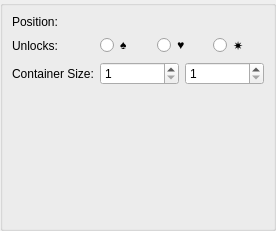
<?xml version="1.0" encoding="UTF-8"?>
<ui version="4.0">
 <class>ObjectEditWidget</class>
 <widget class="QGroupBox" name="ObjectEditWidget">
  <property name="geometry">
   <rect>
    <x>0</x>
    <y>0</y>
    <width>276</width>
    <height>231</height>
   </rect>
  </property>
  <layout class="QVBoxLayout" name="verticalLayout">
   <property name="leftMargin">
    <number>0</number>
   </property>
   <property name="topMargin">
    <number>0</number>
   </property>
   <property name="rightMargin">
    <number>0</number>
   </property>
   <property name="bottomMargin">
    <number>0</number>
   </property>
   <item>
    <widget class="QStackedWidget" name="stackedWidget">
     <property name="currentIndex">
      <number>4</number>
     </property>
     <widget class="QWidget" name="pagePlayer">
      <layout class="QFormLayout" name="formLayout">
       <item row="0" column="0">
        <widget class="QLabel" name="labelPosition">
         <property name="text">
          <string>Position:</string>
         </property>
         <property name="buddy">
          <cstring>coordinatesPlayer</cstring>
         </property>
        </widget>
       </item>
       <item row="1" column="0">
        <widget class="QLabel" name="labelPlayerHealth">
         <property name="text">
          <string>Health:</string>
         </property>
         <property name="buddy">
          <cstring>editPlayerHealth</cstring>
         </property>
        </widget>
       </item>
       <item row="1" column="1">
        <widget class="QSpinBox" name="editPlayerHealth">
         <property name="toolTip">
          <string>The player's starting health. Normally this is set to full health, 12.</string>
         </property>
         <property name="maximum">
          <number>255</number>
         </property>
        </widget>
       </item>
       <item row="0" column="1">
        <widget class="CoordinateWidget" name="coordinatesPlayer" native="true"/>
       </item>
      </layout>
     </widget>
     <widget class="QWidget" name="pageRobot">
      <layout class="QFormLayout" name="formLayout_2">
       <item row="0" column="0">
        <widget class="QLabel" name="labelRobotPosition">
         <property name="text">
          <string>Position:</string>
         </property>
         <property name="buddy">
          <cstring>coordinatesRobot</cstring>
         </property>
        </widget>
       </item>
       <item row="1" column="0">
        <widget class="QLabel" name="labelRobotHealth">
         <property name="text">
          <string>Health:</string>
         </property>
         <property name="buddy">
          <cstring>editRobotHealth</cstring>
         </property>
        </widget>
       </item>
       <item row="1" column="1">
        <widget class="QSpinBox" name="editRobotHealth">
         <property name="toolTip">
          <string>&lt;html&gt;&lt;head/&gt;&lt;body&gt;&lt;p&gt;The robot's health. Standard values are:&lt;/p&gt;
&lt;ul&gt;
&lt;li&gt;10 for hoverbots&lt;/li&gt;
&lt;li&gt;20 for rollerbots&lt;/li&gt;
&lt;li&gt;75 for evilbots&lt;/li&gt;
&lt;/ul&gt;&lt;/body&gt;&lt;/html&gt;</string>
         </property>
         <property name="maximum">
          <number>255</number>
         </property>
        </widget>
       </item>
       <item row="2" column="0">
        <widget class="QLabel" name="labelRobotType">
         <property name="text">
          <string>Type:</string>
         </property>
         <property name="buddy">
          <cstring>comboRobotType</cstring>
         </property>
        </widget>
       </item>
       <item row="2" column="1">
        <widget class="QComboBox" name="comboRobotType"/>
       </item>
       <item row="0" column="1">
        <widget class="CoordinateWidget" name="coordinatesRobot" native="true"/>
       </item>
      </layout>
     </widget>
     <widget class="QWidget" name="pageWeapon">
      <layout class="QFormLayout" name="formLayout_3">
       <item row="0" column="0">
        <widget class="QLabel" name="labelWeaponPosition">
         <property name="text">
          <string>Position:</string>
         </property>
         <property name="buddy">
          <cstring>coordinatesWeapon</cstring>
         </property>
        </widget>
       </item>
       <item row="1" column="0">
        <widget class="QLabel" name="labelWeaponType">
         <property name="text">
          <string>Type:</string>
         </property>
         <property name="buddy">
          <cstring>comboWeaponType</cstring>
         </property>
        </widget>
       </item>
       <item row="1" column="1">
        <widget class="QComboBox" name="comboWeaponType"/>
       </item>
       <item row="2" column="0">
        <widget class="QLabel" name="labelWeaponAmount">
         <property name="text">
          <string>Amount:</string>
         </property>
         <property name="buddy">
          <cstring>editWeaponAmount</cstring>
         </property>
        </widget>
       </item>
       <item row="2" column="1">
        <widget class="QSpinBox" name="editWeaponAmount"/>
       </item>
       <item row="3" column="0">
        <widget class="QLabel" name="labelWeaponContainerSize">
         <property name="text">
          <string>Container Size:</string>
         </property>
         <property name="buddy">
          <cstring>editWeaponContainerWidth</cstring>
         </property>
        </widget>
       </item>
       <item row="3" column="1">
        <layout class="QHBoxLayout" name="horizontalLayout_7">
         <item>
          <widget class="QSpinBox" name="editWeaponContainerWidth">
           <property name="toolTip">
            <string>&lt;html&gt;&lt;head/&gt;&lt;body&gt;&lt;p&gt;Making the container size larger than 1/1 means that searching &amp;lt;i&amp;gt;any&amp;lt;/i&amp;gt; of several tiles let's the player find the item. Use this when placing an item in large objects like desks or beds, so that th player doesn't have to search every single tile of the object.&lt;/p&gt;&lt;/body&gt;&lt;/html&gt;</string>
           </property>
           <property name="minimum">
            <number>1</number>
           </property>
           <property name="maximum">
            <number>128</number>
           </property>
          </widget>
         </item>
         <item>
          <widget class="QSpinBox" name="editWeaponContainerHeight">
           <property name="toolTip">
            <string>&lt;html&gt;&lt;head/&gt;&lt;body&gt;&lt;p&gt;Making the container size larger than 1/1 means that searching &amp;lt;i&amp;gt;any&amp;lt;/i&amp;gt; of several tiles let's the player find the item. Use this when placing an item in large objects like desks or beds, so that th player doesn't have to search every single tile of the object.&lt;/p&gt;&lt;/body&gt;&lt;/html&gt;</string>
           </property>
           <property name="minimum">
            <number>1</number>
           </property>
           <property name="maximum">
            <number>64</number>
           </property>
          </widget>
         </item>
        </layout>
       </item>
       <item row="0" column="1">
        <widget class="CoordinateWidget" name="coordinatesWeapon" native="true"/>
       </item>
      </layout>
     </widget>
     <widget class="QWidget" name="pageDoor">
      <layout class="QFormLayout" name="formLayout_4">
       <item row="0" column="0">
        <widget class="QLabel" name="labelDoorPosition">
         <property name="text">
          <string>Position:</string>
         </property>
         <property name="buddy">
          <cstring>coordinatesDoor</cstring>
         </property>
        </widget>
       </item>
       <item row="1" column="0">
        <widget class="QLabel" name="labelDoorOrientation">
         <property name="text">
          <string>Orientation:</string>
         </property>
         <property name="buddy">
          <cstring>comboDoorOrientation</cstring>
         </property>
        </widget>
       </item>
       <item row="1" column="1">
        <widget class="QComboBox" name="comboDoorOrientation">
         <item>
          <property name="text">
           <string>Horizontal</string>
          </property>
         </item>
         <item>
          <property name="text">
           <string>Vertical</string>
          </property>
         </item>
        </widget>
       </item>
       <item row="2" column="0">
        <widget class="QLabel" name="labelDoorState">
         <property name="text">
          <string>State:</string>
         </property>
         <property name="buddy">
          <cstring>comboDoorState</cstring>
         </property>
        </widget>
       </item>
       <item row="2" column="1">
        <widget class="QComboBox" name="comboDoorState">
         <item>
          <property name="text">
           <string>Opening (A)</string>
          </property>
         </item>
         <item>
          <property name="text">
           <string>Opening (B)</string>
          </property>
         </item>
         <item>
          <property name="text">
           <string>Open</string>
          </property>
         </item>
         <item>
          <property name="text">
           <string>Closing (A)</string>
          </property>
         </item>
         <item>
          <property name="text">
           <string>Closing (B)</string>
          </property>
         </item>
         <item>
          <property name="text">
           <string>Closed</string>
          </property>
         </item>
        </widget>
       </item>
       <item row="3" column="0">
        <widget class="QLabel" name="labelDoorLock">
         <property name="text">
          <string>Lock:</string>
         </property>
         <property name="buddy">
          <cstring>comboDoorLock</cstring>
         </property>
        </widget>
       </item>
       <item row="3" column="1">
        <widget class="QComboBox" name="comboDoorLock">
         <item>
          <property name="text">
           <string>Unlocked</string>
          </property>
         </item>
         <item>
          <property name="text">
           <string>Locked, ♠ (Spade)</string>
          </property>
         </item>
         <item>
          <property name="text">
           <string>Locked, ♥ (Heart)</string>
          </property>
         </item>
         <item>
          <property name="text">
           <string>Locked, ✷ (Star)</string>
          </property>
         </item>
        </widget>
       </item>
       <item row="0" column="1">
        <widget class="CoordinateWidget" name="coordinatesDoor" native="true"/>
       </item>
      </layout>
     </widget>
     <widget class="QWidget" name="pageKey">
      <layout class="QFormLayout" name="formLayout_5">
       <item row="0" column="0">
        <widget class="QLabel" name="labelKeyPosition">
         <property name="text">
          <string>Position:</string>
         </property>
         <property name="buddy">
          <cstring>coordinatesKey</cstring>
         </property>
        </widget>
       </item>
       <item row="0" column="1">
        <widget class="CoordinateWidget" name="coordinatesKey" native="true"/>
       </item>
       <item row="1" column="0">
        <widget class="QLabel" name="label">
         <property name="text">
          <string>Unlocks:</string>
         </property>
        </widget>
       </item>
       <item row="1" column="1">
        <layout class="QHBoxLayout" name="horizontalLayout_6" stretch="0,0,0">
         <item>
          <widget class="QRadioButton" name="radioKeySpade">
           <property name="toolTip">
            <string>Spade</string>
           </property>
           <property name="text">
            <string>♠</string>
           </property>
          </widget>
         </item>
         <item>
          <widget class="QRadioButton" name="radioKeyHeart">
           <property name="toolTip">
            <string>Heart</string>
           </property>
           <property name="text">
            <string>♥</string>
           </property>
          </widget>
         </item>
         <item>
          <widget class="QRadioButton" name="radioKeyStar">
           <property name="toolTip">
            <string>Heart</string>
           </property>
           <property name="text">
            <string>✷</string>
           </property>
          </widget>
         </item>
        </layout>
       </item>
       <item row="2" column="0">
        <widget class="QLabel" name="labelKeyContainerSize">
         <property name="text">
          <string>Container Size:</string>
         </property>
         <property name="buddy">
          <cstring>editWeaponContainerWidth</cstring>
         </property>
        </widget>
       </item>
       <item row="2" column="1">
        <layout class="QHBoxLayout" name="horizontalLayout_8">
         <item>
          <widget class="QSpinBox" name="editKeyContainerWidth">
           <property name="toolTip">
            <string>&lt;html&gt;&lt;head/&gt;&lt;body&gt;&lt;p&gt;Making the container size larger than 1/1 means that searching &amp;lt;i&amp;gt;any&amp;lt;/i&amp;gt; of several tiles let's the player find the item. Use this when placing an item in large objects like desks or beds, so that th player doesn't have to search every single tile of the object.&lt;/p&gt;&lt;/body&gt;&lt;/html&gt;</string>
           </property>
           <property name="minimum">
            <number>1</number>
           </property>
           <property name="maximum">
            <number>128</number>
           </property>
          </widget>
         </item>
         <item>
          <widget class="QSpinBox" name="editKeyContainerHeight">
           <property name="toolTip">
            <string>&lt;html&gt;&lt;head/&gt;&lt;body&gt;&lt;p&gt;Making the container size larger than 1/1 means that searching &amp;lt;i&amp;gt;any&amp;lt;/i&amp;gt; of several tiles let's the player find the item. Use this when placing an item in large objects like desks or beds, so that th player doesn't have to search every single tile of the object.&lt;/p&gt;&lt;/body&gt;&lt;/html&gt;</string>
           </property>
           <property name="minimum">
            <number>1</number>
           </property>
           <property name="maximum">
            <number>64</number>
           </property>
          </widget>
         </item>
        </layout>
       </item>
      </layout>
     </widget>
     <widget class="QWidget" name="pageTrashCompactor">
      <layout class="QFormLayout" name="formLayout_6">
       <item row="0" column="0">
        <widget class="QLabel" name="labelTrashCompactorPosition">
         <property name="text">
          <string>Position:</string>
         </property>
         <property name="buddy">
          <cstring>coordinatesTrashCompactor</cstring>
         </property>
        </widget>
       </item>
       <item row="0" column="1">
        <widget class="CoordinateWidget" name="coordinatesTrashCompactor" native="true"/>
       </item>
      </layout>
     </widget>
     <widget class="QWidget" name="pageElevator">
      <layout class="QFormLayout" name="formLayout_7">
       <item row="0" column="0">
        <widget class="QLabel" name="labelElevatorPosition">
         <property name="text">
          <string>Position:</string>
         </property>
         <property name="buddy">
          <cstring>coordinatesElevator</cstring>
         </property>
        </widget>
       </item>
       <item row="1" column="0">
        <widget class="QLabel" name="labelElevatorState">
         <property name="text">
          <string>State:</string>
         </property>
         <property name="buddy">
          <cstring>comboElevatorState</cstring>
         </property>
        </widget>
       </item>
       <item row="1" column="1">
        <widget class="QComboBox" name="comboElevatorState">
         <item>
          <property name="text">
           <string>Opening (A)</string>
          </property>
         </item>
         <item>
          <property name="text">
           <string>Opening (B)</string>
          </property>
         </item>
         <item>
          <property name="text">
           <string>Open</string>
          </property>
         </item>
         <item>
          <property name="text">
           <string>Closing (A)</string>
          </property>
         </item>
         <item>
          <property name="text">
           <string>Closing (B)</string>
          </property>
         </item>
         <item>
          <property name="text">
           <string>Closed</string>
          </property>
         </item>
        </widget>
       </item>
       <item row="2" column="0">
        <widget class="QLabel" name="labelElevatorFloor">
         <property name="text">
          <string>Floor:</string>
         </property>
         <property name="buddy">
          <cstring>editElevatorFloor</cstring>
         </property>
        </widget>
       </item>
       <item row="2" column="1">
        <widget class="QSpinBox" name="editElevatorFloor">
         <property name="minimum">
          <number>1</number>
         </property>
         <property name="maximum">
          <number>5</number>
         </property>
        </widget>
       </item>
       <item row="3" column="1">
        <widget class="QSpinBox" name="editElevatorTotalFloors">
         <property name="minimum">
          <number>1</number>
         </property>
         <property name="maximum">
          <number>5</number>
         </property>
        </widget>
       </item>
       <item row="3" column="0">
        <widget class="QLabel" name="labelElevatorTotalFloors">
         <property name="text">
          <string>Total Floors:</string>
         </property>
         <property name="buddy">
          <cstring>editElevatorTotalFloors</cstring>
         </property>
        </widget>
       </item>
       <item row="0" column="1">
        <widget class="CoordinateWidget" name="coordinatesElevator" native="true"/>
       </item>
      </layout>
     </widget>
     <widget class="QWidget" name="pageRaft">
      <layout class="QFormLayout" name="formLayout_8">
       <item row="0" column="0">
        <widget class="QLabel" name="labelRaftPosition">
         <property name="text">
          <string>Position:</string>
         </property>
         <property name="buddy">
          <cstring>coordinatesRaft</cstring>
         </property>
        </widget>
       </item>
       <item row="0" column="1">
        <widget class="CoordinateWidget" name="coordinatesRaft" native="true"/>
       </item>
       <item row="1" column="0">
        <widget class="QLabel" name="labelRaftDirection">
         <property name="text">
          <string>Direction:</string>
         </property>
        </widget>
       </item>
       <item row="1" column="1">
        <layout class="QHBoxLayout" name="horizontalLayout_11" stretch="0,0">
         <item>
          <widget class="QRadioButton" name="radioRaftDirectionLeft">
           <property name="text">
            <string>Left</string>
           </property>
          </widget>
         </item>
         <item>
          <widget class="QRadioButton" name="radioRaftDirectionRight">
           <property name="text">
            <string>Right</string>
           </property>
          </widget>
         </item>
        </layout>
       </item>
       <item row="2" column="0">
        <widget class="QLabel" name="labelRaftLeftTurnaround">
         <property name="text">
          <string>Left Stop</string>
         </property>
         <property name="buddy">
          <cstring>editRaftLeftTurnaround</cstring>
         </property>
        </widget>
       </item>
       <item row="2" column="1">
        <widget class="QSpinBox" name="editRaftLeftTurnaround">
         <property name="toolTip">
          <string>&lt;html&gt;&lt;head/&gt;&lt;body&gt;&lt;p&gt;The left-most x-coordinate of the raft, at which point it turns around.&lt;/p&gt;&lt;/body&gt;&lt;/html&gt;</string>
         </property>
         <property name="maximum">
          <number>127</number>
         </property>
        </widget>
       </item>
       <item row="3" column="0">
        <widget class="QLabel" name="labelRaftRightTurnaround">
         <property name="text">
          <string>Right Stop:</string>
         </property>
         <property name="buddy">
          <cstring>editRaftRightTurnaround</cstring>
         </property>
        </widget>
       </item>
       <item row="3" column="1">
        <widget class="QSpinBox" name="editRaftRightTurnaround">
         <property name="toolTip">
          <string>&lt;html&gt;&lt;head/&gt;&lt;body&gt;&lt;p&gt;The right-most x-coordinate of the raft, at which point it turns around.&lt;/p&gt;&lt;/body&gt;&lt;/html&gt;</string>
         </property>
         <property name="maximum">
          <number>127</number>
         </property>
        </widget>
       </item>
      </layout>
     </widget>
     <widget class="QWidget" name="pageTransporter">
      <layout class="QFormLayout" name="formLayout_9">
       <item row="0" column="0">
        <widget class="QLabel" name="labelTransporterPosition">
         <property name="text">
          <string>Position:</string>
         </property>
         <property name="buddy">
          <cstring>coordinatesTransporter</cstring>
         </property>
        </widget>
       </item>
       <item row="1" column="0">
        <widget class="QLabel" name="labelTransporterMode">
         <property name="text">
          <string>Disable:</string>
         </property>
        </widget>
       </item>
       <item row="1" column="1">
        <widget class="QCheckBox" name="checkTransporterDisable">
         <property name="text">
          <string>While robots live</string>
         </property>
        </widget>
       </item>
       <item row="2" column="0">
        <widget class="QLabel" name="labelTransporterTarget">
         <property name="text">
          <string>Destination:</string>
         </property>
        </widget>
       </item>
       <item row="2" column="1">
        <widget class="QRadioButton" name="radioTransporterEOL">
         <property name="text">
          <string>End of map</string>
         </property>
        </widget>
       </item>
       <item row="3" column="1">
        <widget class="QRadioButton" name="radioTransporterCoordinates">
         <property name="text">
          <string>Coordinates</string>
         </property>
        </widget>
       </item>
       <item row="4" column="0">
        <widget class="QLabel" name="LabelTransporterCoordinates">
         <property name="text">
          <string>Coordinates:</string>
         </property>
         <property name="buddy">
          <cstring>coordinatesTransporterDest</cstring>
         </property>
        </widget>
       </item>
       <item row="0" column="1">
        <widget class="CoordinateWidget" name="coordinatesTransporter" native="true"/>
       </item>
       <item row="4" column="1">
        <widget class="CoordinateWidget" name="coordinatesTransporterDest" native="true"/>
       </item>
      </layout>
     </widget>
    </widget>
   </item>
  </layout>
 </widget>
 <customwidgets>
  <customwidget>
   <class>CoordinateWidget</class>
   <extends>QWidget</extends>
   <header>coordinatewidget.h</header>
   <container>1</container>
  </customwidget>
 </customwidgets>
 <resources/>
 <connections/>
</ui>
